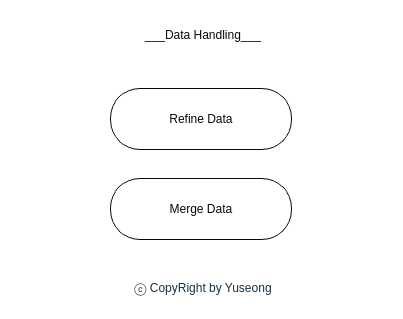
<?xml version="1.0" encoding="UTF-8"?>
<ui version="4.0">
 <class>Dialog</class>
 <widget class="QDialog" name="Dialog">
  <property name="geometry">
   <rect>
    <x>0</x>
    <y>0</y>
    <width>403</width>
    <height>319</height>
   </rect>
  </property>
  <property name="windowTitle">
   <string>Dialog</string>
  </property>
  <property name="styleSheet">
   <string notr="true">QDialog{
	background-color: #fff;
}

QLabel{
	color: #090909;
}

QPushButton{
	min-width: 180px;
	max-width: 200px;
	min-height: 60px;
	border-radius: 30px;
	background-color: #fff;
	color: #090909;
	border: 1px solid #090909;
	font: 75 14pt &quot;한컴 고딕&quot;;
	font-weight: 1.3em;
}

QPushButton:hover{
	background-color: #090909;
	color: #fff;

}</string>
  </property>
  <layout class="QGridLayout" name="gridLayout">
   <item row="1" column="0">
    <layout class="QVBoxLayout" name="verticalLayout" stretch="1,0,0,1">
     <property name="spacing">
      <number>28</number>
     </property>
     <item>
      <widget class="QLabel" name="label">
       <property name="styleSheet">
        <string notr="true">font: 20pt &quot;Albertus Extra Bold&quot;;
padding: 0px auto;
max-height: 50px;</string>
       </property>
       <property name="text">
        <string>&lt;html&gt;&lt;head/&gt;&lt;body&gt;&lt;p align=&quot;center&quot;&gt;___Data Handling___&lt;/p&gt;&lt;/body&gt;&lt;/html&gt;</string>
       </property>
      </widget>
     </item>
     <item alignment="Qt::AlignHCenter|Qt::AlignVCenter">
      <widget class="QPushButton" name="openRefineDataBtn">
       <property name="toolTip">
        <string>&lt;html&gt;&lt;head/&gt;&lt;body&gt;&lt;p&gt;데이터 정제하기&lt;/p&gt;&lt;/body&gt;&lt;/html&gt;</string>
       </property>
       <property name="styleSheet">
        <string notr="true"/>
       </property>
       <property name="text">
        <string>Refine Data</string>
       </property>
      </widget>
     </item>
     <item alignment="Qt::AlignHCenter|Qt::AlignVCenter">
      <widget class="QPushButton" name="openMergeDataBtn">
       <property name="toolTip">
        <string>&lt;html&gt;&lt;head/&gt;&lt;body&gt;&lt;p&gt;데이터 합치기&lt;/p&gt;&lt;/body&gt;&lt;/html&gt;</string>
       </property>
       <property name="styleSheet">
        <string notr="true"/>
       </property>
       <property name="text">
        <string>Merge Data</string>
       </property>
      </widget>
     </item>
     <item>
      <widget class="QLabel" name="label_2">
       <property name="styleSheet">
        <string notr="true">max-height: 40px;
color: #153243;
padding: 0px auto;
margin: 0px auto;
text-align: center;
</string>
       </property>
       <property name="text">
        <string>&lt;html&gt;&lt;head/&gt;&lt;body&gt;&lt;p align=&quot;center&quot;&gt;ⓒ CopyRight by Yuseong&lt;/p&gt;&lt;/body&gt;&lt;/html&gt;</string>
       </property>
      </widget>
     </item>
    </layout>
   </item>
  </layout>
 </widget>
 <resources/>
 <connections/>
</ui>
